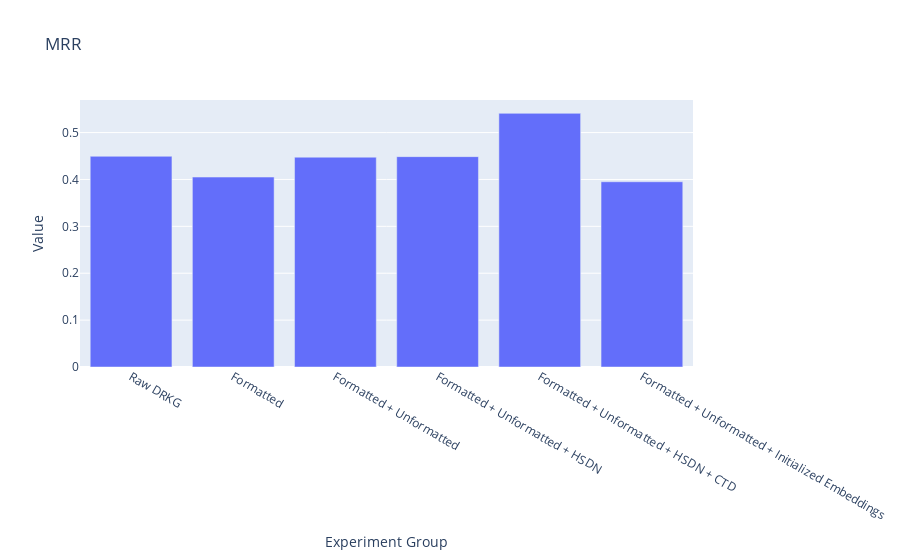
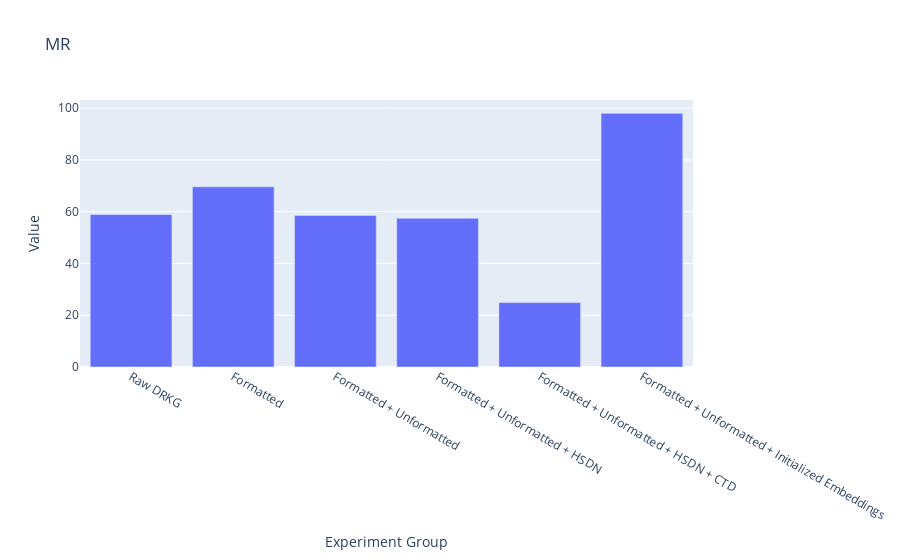
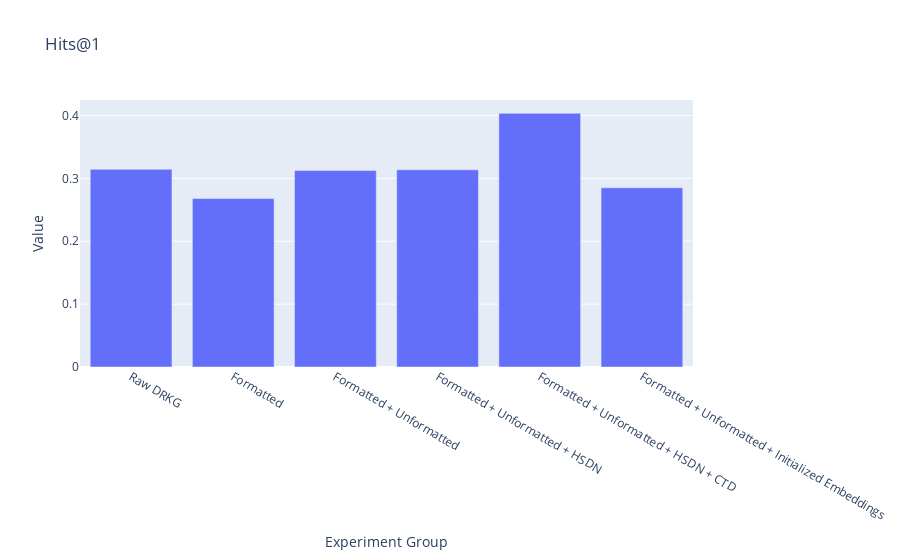
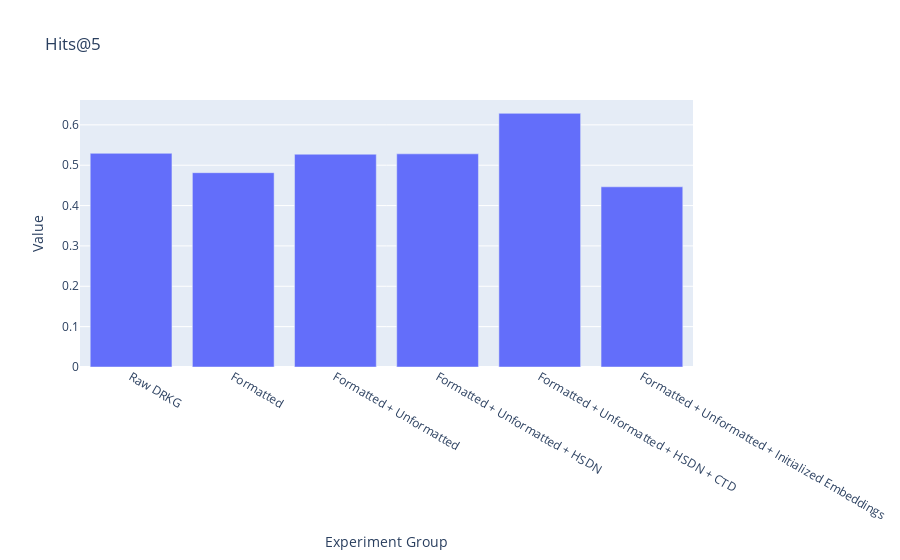

Notebook code for these charts, in order:
### Code cell
import plotly.express as px
import pandas as pd

# Load your data
# Replace 'your_data.xlsx' with the path to your Excel file and 'Sheet1' with your sheet name
data = pd.read_excel(
    "~/Documents/NetworkMedicine/BioMedGPS/model-results.xlsx", sheet_name="Cleaned"
)

# Iterate over each metric and create a bar plot
for metric in data["Metrics"]:
    # Select the row corresponding to the metric
    row = data[data["Metrics"] == metric].iloc[0]

    # Prepare the data for plotting
    plot_data = pd.DataFrame(
        {
            "Experiment Group": row.index[
                1:
            ],  # Excludes the first index which is 'Metrics'
            "Value": row.values[
                1:
            ],  # Excludes the first value which is the metric name
        }
    )

    # Create the bar plot using Plotly
    fig = px.bar(plot_data, x="Experiment Group", y="Value", title=metric)

    # Show the plot
    fig.show()

### Figure 1 — Plotly figure (JSON) as saved in the notebook; plotly's stock layout.template omitted (floating-point values rounded to 4 significant figures)
{"data": [{"alignmentgroup": "True", "hovertemplate": "Experiment Group=%{x}<br>Value=%{y}<extra></extra>", "legendgroup": "", "marker": {"color": "#636efa", "pattern": {"shape": ""}}, "name": "", "offsetgroup": "", "orientation": "v", "showlegend": false, "textposition": "auto", "type": "bar", "x": ["Raw DRKG", "Formatted", "Formatted + Unformatted", "Formatted + Unformatted + HSDN", "Formatted + Unformatted + HSDN + CTD", "Formatted + Unformatted + Initialized Embeddings"], "xaxis": "x", "y": [0.4494, 0.4051, 0.4475, 0.4487, 0.541, 0.3951], "yaxis": "y"}], "layout": {"barmode": "relative", "legend": {"tracegroupgap": 0}, "title": {"text": "MRR"}, "xaxis": {"anchor": "y", "domain": [0, 1], "title": {"text": "Experiment Group"}}, "yaxis": {"anchor": "x", "domain": [0, 1], "title": {"text": "Value"}}}}

### Figure 2 — Plotly figure (JSON) as saved in the notebook; plotly's stock layout.template omitted (floating-point values rounded to 4 significant figures)
{"data": [{"alignmentgroup": "True", "hovertemplate": "Experiment Group=%{x}<br>Value=%{y}<extra></extra>", "legendgroup": "", "marker": {"color": "#636efa", "pattern": {"shape": ""}}, "name": "", "offsetgroup": "", "orientation": "v", "showlegend": false, "textposition": "auto", "type": "bar", "x": ["Raw DRKG", "Formatted", "Formatted + Unformatted", "Formatted + Unformatted + HSDN", "Formatted + Unformatted + HSDN + CTD", "Formatted + Unformatted + Initialized Embeddings"], "xaxis": "x", "y": [58.89, 69.6, 58.55, 57.45, 24.87, 97.98], "yaxis": "y"}], "layout": {"barmode": "relative", "legend": {"tracegroupgap": 0}, "title": {"text": "MR"}, "xaxis": {"anchor": "y", "domain": [0, 1], "title": {"text": "Experiment Group"}}, "yaxis": {"anchor": "x", "domain": [0, 1], "title": {"text": "Value"}}}}

### Figure 3 — Plotly figure (JSON) as saved in the notebook; plotly's stock layout.template omitted (floating-point values rounded to 4 significant figures)
{"data": [{"alignmentgroup": "True", "hovertemplate": "Experiment Group=%{x}<br>Value=%{y}<extra></extra>", "legendgroup": "", "marker": {"color": "#636efa", "pattern": {"shape": ""}}, "name": "", "offsetgroup": "", "orientation": "v", "showlegend": false, "textposition": "auto", "type": "bar", "x": ["Raw DRKG", "Formatted", "Formatted + Unformatted", "Formatted + Unformatted + HSDN", "Formatted + Unformatted + HSDN + CTD", "Formatted + Unformatted + Initialized Embeddings"], "xaxis": "x", "y": [0.3144, 0.268, 0.3124, 0.3136, 0.4034, 0.285], "yaxis": "y"}], "layout": {"barmode": "relative", "legend": {"tracegroupgap": 0}, "title": {"text": "Hits@1"}, "xaxis": {"anchor": "y", "domain": [0, 1], "title": {"text": "Experiment Group"}}, "yaxis": {"anchor": "x", "domain": [0, 1], "title": {"text": "Value"}}}}

### Figure 4 — Plotly figure (JSON) as saved in the notebook; plotly's stock layout.template omitted (floating-point values rounded to 4 significant figures)
{"data": [{"alignmentgroup": "True", "hovertemplate": "Experiment Group=%{x}<br>Value=%{y}<extra></extra>", "legendgroup": "", "marker": {"color": "#636efa", "pattern": {"shape": ""}}, "name": "", "offsetgroup": "", "orientation": "v", "showlegend": false, "textposition": "auto", "type": "bar", "x": ["Raw DRKG", "Formatted", "Formatted + Unformatted", "Formatted + Unformatted + HSDN", "Formatted + Unformatted + HSDN + CTD", "Formatted + Unformatted + Initialized Embeddings"], "xaxis": "x", "y": [0.5294, 0.4815, 0.5272, 0.5282, 0.6285, 0.4465], "yaxis": "y"}], "layout": {"barmode": "relative", "legend": {"tracegroupgap": 0}, "title": {"text": "Hits@5"}, "xaxis": {"anchor": "y", "domain": [0, 1], "title": {"text": "Experiment Group"}}, "yaxis": {"anchor": "x", "domain": [0, 1], "title": {"text": "Value"}}}}
